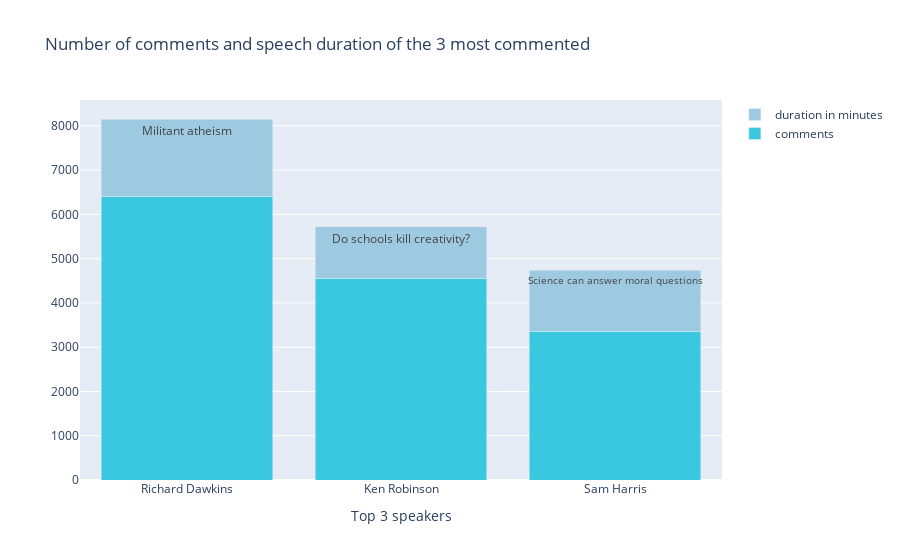

Write notebook code for a chart like this one.
### Markdown cell above
#### Assessment 

- You are provided with a dataset named ‘Public talks’. The dataset contains multiple details of public talks that are organised in various events. In the questions, you will focus on only a few features of the data set, which include the following:

    + Comments - Number of comments on the speakers’ talks on various social media platforms.
    + Duration - Duration of a talk delivered by a speaker. In the data set, the duration is expressed in seconds.
    + Main Speaker - Name of the speaker who delivered the talk.
    
#### Problem Statement: 
- Answer the following questions by creating a stacked bar chart in Plotly for the top three speakers who received the highest number of comments for their talk. Each element on the x-axis, which in your case are the top three speakers, will have a separate stacked bar chart. The elements of the stacked bar chart should represent the following information:

- The first layer of the stacked bar chart should show the total number of comments that were received for the speaker talk.

- The second layer of the stacked bar chart should show the duration of the talk. This element should display the duratime time of the speaker's talk when hovered over it.

##### Q1. What are the names of the top three speakers who received the highest number of comments? The order is first, second and third? 
##### Q2. what is the speech duration of 'Ken Robinson' as seen when hovered over his stacked bar chart?

### Code cell
# Answer
# Richard Dawkins, Ken Robinson, Sam Harris


# Read the data from file

dataframe = pd.read_csv("data/Public+talks.csv")

 

# Sort the data and get the top three speakers with the most number of comments

data_sorted=dataframe.sort_values(by='comments',ascending=False)

data_comments=data_sorted.iloc[:3,:]

 

# Create two trace in the figure container

fig = go.Figure( data = [go.Bar(x= data_comments.main_speaker, y= data_comments.comments, name='comments', type='bar', marker = dict( color='rgb(58,200,225)' )),

go.Bar(x= data_comments.main_speaker, y= data_comments.duration, name = 'duration in minutes', type='bar',text= data_comments.title, marker= dict(color='rgb(158,202,225)'))])

 

# Create the layout object

fig.update_layout(xaxis = {'title': 'Top 3 speakers'}, barmode='stack',title= 'Number of comments and speech duration of the 3 most commented')

 

# Visualize the figure container

fig.show()

### Figure 1 — Plotly figure (JSON) as saved in the notebook; plotly's stock layout.template omitted (floating-point values rounded to 4 significant figures)
{"data": [{"marker": {"color": "rgb(58,200,225)"}, "name": "comments", "type": "bar", "x": ["Richard Dawkins", "Ken Robinson", "Sam Harris"], "y": [6404, 4553, 3356]}, {"marker": {"color": "rgb(158,202,225)"}, "name": "duration in minutes", "text": ["Militant atheism", "Do schools kill creativity?", "Science can answer moral questions"], "type": "bar", "x": ["Richard Dawkins", "Ken Robinson", "Sam Harris"], "y": [1750, 1164, 1386]}], "layout": {"barmode": "stack", "title": {"text": "Number of comments and speech duration of the 3 most commented"}, "xaxis": {"title": {"text": "Top 3 speakers"}}}}
